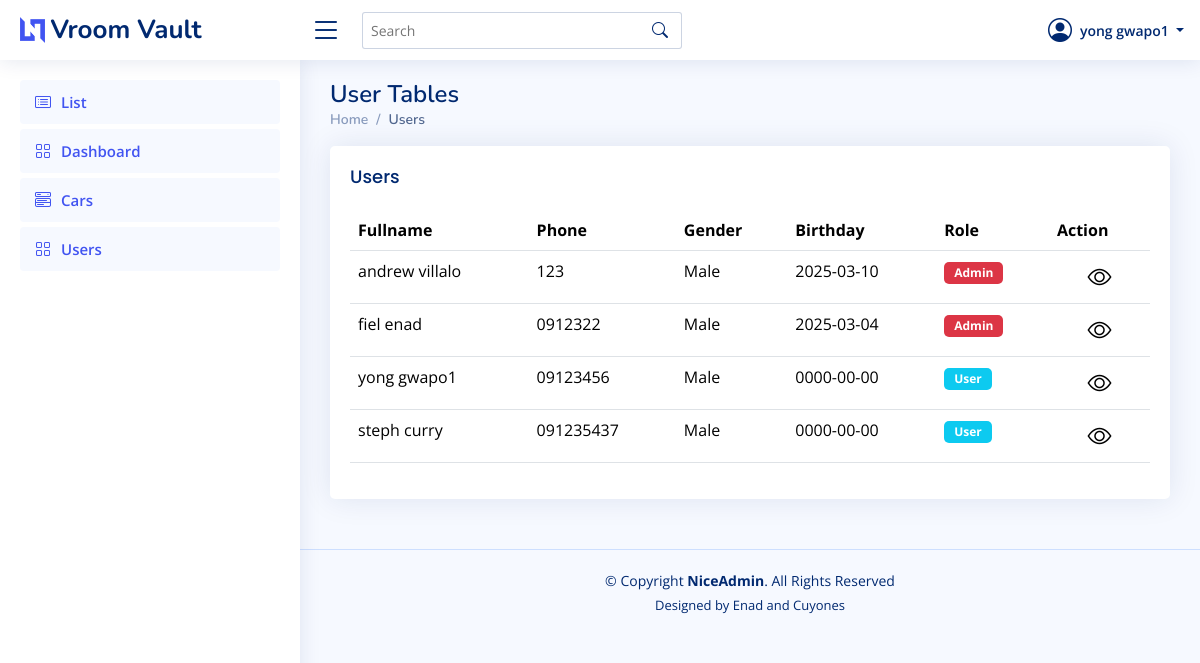
The app's page /view/users/users.php (signed in), older data.
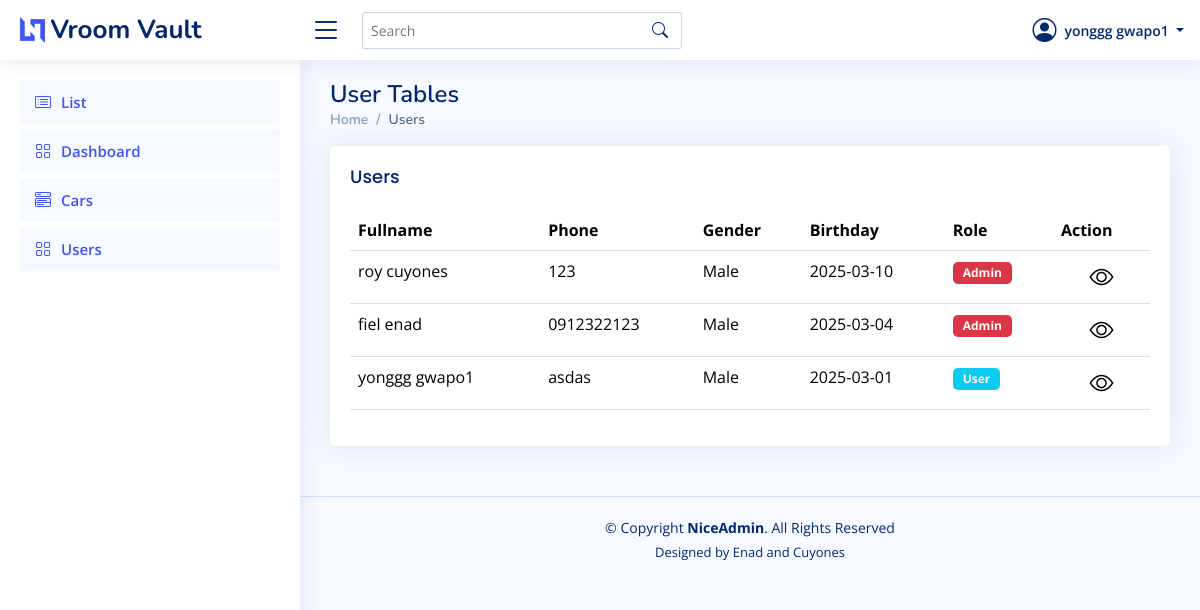
The same page, newer data.
### tables this page shows
CREATE TABLE `users` (
  `userId` int(11) NOT NULL,
  `firstName` varchar(255) NOT NULL,
  `lastName` varchar(255) NOT NULL,
  `email` varchar(255) NOT NULL,
  `password` varchar(255) NOT NULL,
  `phoneNumber` varchar(255) NOT NULL,
  `gender` enum('Male','Female') NOT NULL,
  `role` enum('admin','user') NOT NULL DEFAULT 'user',
  `birthday` date NOT NULL,
  `verification` int(11) NOT NULL DEFAULT 0,
  `profilePicture` longblob DEFAULT NULL,
  `createdAt` timestamp NOT NULL DEFAULT current_timestamp()
);

### view/users/users.php (the view, shortened to what the changed rows need)
<?php
include("../../auth/authenticationForUser.php");
include("./includes/header.php");
include("./includes/topbar.php");
include("./includes/sidebar.php");
?>
<div class="pagetitle">
    <h1>User Tables</h1>
</div>
<section class="section">
    <div class="row">
        <div class="col-lg-12">
            <div class="card">
                <div class="card-body">
                    <table class="table datatable">
                        <thead>
                            <tr>
                                <th>Fullname</th>
                                <th>Phone</th>
                                <th>Gender</th>
                                <th data-type="date" data-format="YYYY/DD/MM">Birthday</th>
                                <th>Role</th>
                                <th>Action</th>
                            </tr>
                        </thead>
                        <tbody>
                            <?php
                            $query = "SELECT userId, firstName, lastName, phoneNumber, gender, birthday, role FROM users";
                            $query_run = mysqli_query($conn, $query);
                            if (mysqli_num_rows($query_run) > 0) {
                                $index = 0;
                                foreach ($query_run as $row) {
                                    $roleBadgeClass = ($row['role'] === 'admin') ? 'bg-danger' : 'bg-info';
                                    ?>
                                    <tr>
                                        <td>
                                            <span class="user-detail" id="name-<?= $index; ?>">
                                                <?= $row['firstName']; ?> <?= $row['lastName']; ?>
                                            </span>
                                        </td>
                                        <td>
                                            <span class="user-detail" id="phone-<?= $index; ?>">
                                                <?= $row['phoneNumber']; ?>
                                            </span>
                                        </td>
                                        <td>
                                            <span class="user-detail" id="gender-<?= $index; ?>">
                                                <?= $row['gender']; ?>
                                            </span>
                                        </td>
                                        <td>
                                            <span class="user-detail" id="birthday-<?= $index; ?>">
                                                <?= $row['birthday']; ?>
                                            </span>
                                        </td>
                                        <td>
                                            <span class="badge <?= $roleBadgeClass; ?>">
                                                <?= ucfirst($row['role']); ?>
                                            </span>
                                        </td>
                                        <td class="text-center">
    <i id="eye-icon-<?= $index; ?>" class="bi bi-eye"
       onclick="toggleDetails(<?= $index; ?>)"
       style="font-size: 1.5rem; cursor: pointer; transition: 0.3s;"
       onmouseover="this.style.color='#0d6efd'"
       onmouseout="this.style.color=''"></i>
</td>
                                    </tr>
                                    <?php
                                    $index++;
                                }
                            }
                            ?>
                        </tbody>
                    </table>
                </div>
            </div>
        </div>
    </div>
</section>
<?php
include("./includes/footer.php");
?>

### view/users/includes/topbar.php (shortened to what the changed rows need)
<header id="header" class="header fixed-top d-flex align-items-center">
  <nav class="header-nav ms-auto">
    <ul class="d-flex align-items-center">
      <li class="nav-item dropdown pe-3">
        <a class="nav-link nav-profile d-flex align-items-center pe-0" href="#" data-bs-toggle="dropdown">
        <i class="bi bi-person-circle" style="font-size: 1.5rem;"></i>
        <span class="d-none d-md-block dropdown-toggle ps-2">
            <?php echo isset($_SESSION['authUser']['fullName']) ? $_SESSION['authUser']['fullName'] : "Guest"; ?>
          </span>
        </a>
      </li>
    </ul>
  </nav>
</header>

Row changes from the older to the newer data that the page shows:
removed users: firstName "steph", lastName "curry", phoneNumber "091235437", gender "Male", birthday "0000-00-00", role "User"
changed users: firstName "andrew" → "roy"; lastName "villalo" → "cuyones"
changed users "fiel": phoneNumber "0912322" → "0912322123"
changed users "gwapo1": firstName "yong" → "yonggg"; phoneNumber "09123456" → "asdas"; birthday "0000-00-00" → "2025-03-01"
Text that changed along with them:
$_SESSION['authUser']['fullName']: "yong gwapo1" → "yonggg gwapo1"
